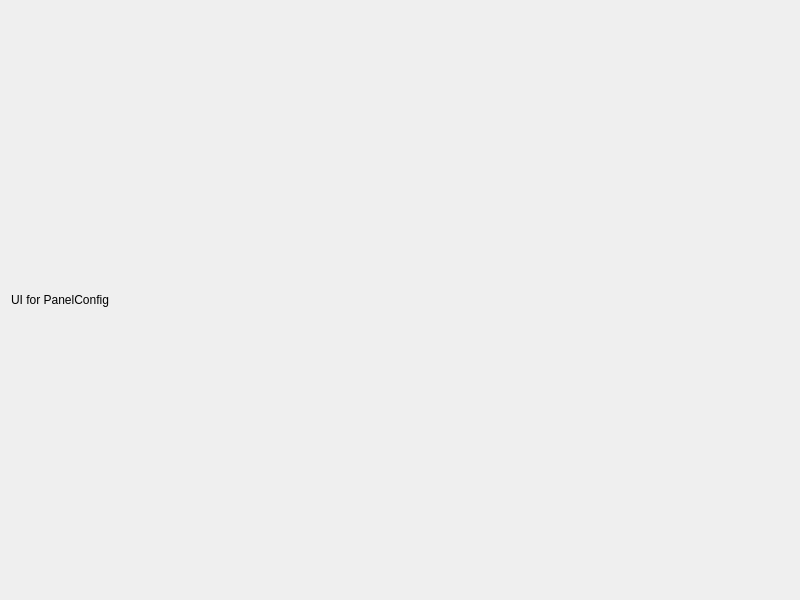
<?xml version="1.0" encoding="UTF-8"?>
<ui version="4.0">
 <class>PanelConfig</class>
 <widget class="QDialog" name="panelConfig">
  <property name="geometry">
   <rect>
    <x>0</x>
    <y>0</y>
    <width>800</width>
    <height>600</height>
   </rect>
  </property>
  <property name="windowTitle">
   <string>Panel Config</string>
  </property>
  <layout class="QVBoxLayout" name="verticalLayout">
   <item>
    <widget class="QLabel" name="label">
     <property name="text">
      <string>UI for PanelConfig</string>
     </property>
    </widget>
   </item>
  </layout>
 </widget>
 <resources/>
 <connections/>
</ui>
